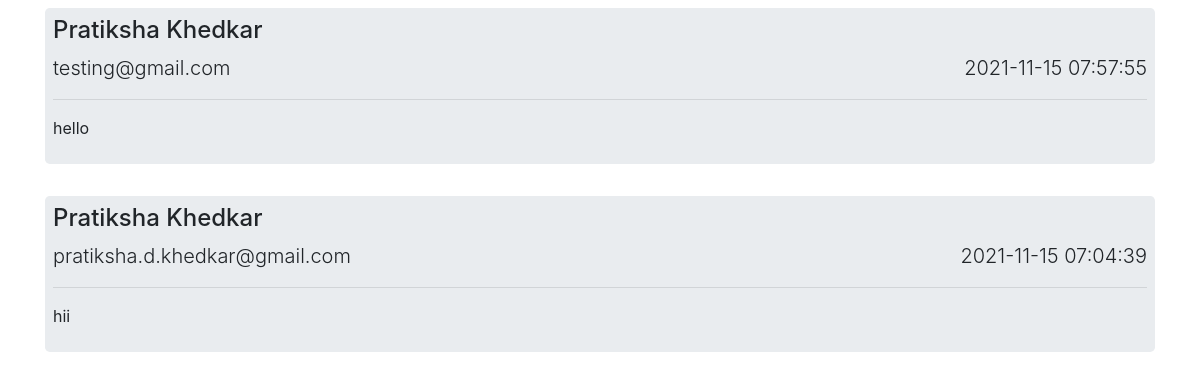
Screenshot of /display.php with the database file from the repository.
### tables this page shows
CREATE TABLE `enquiry` (
  `id` int(11) NOT NULL,
  `name` varchar(255) NOT NULL,
  `email` varchar(255) NOT NULL,
  `msg` varchar(255) NOT NULL,
  `created_at` timestamp NOT NULL DEFAULT current_timestamp() ON UPDATE current_timestamp()
);

### display.php (the view, shortened to what this page needs)
<?php
include("connection.php");
?>
<!DOCTYPE html>
<html lang="en">
<head>
    <link rel="stylesheet" href="https://maxcdn.bootstrapcdn.com/bootstrap/4.0.0/css/bootstrap.min.css">
</head>
<body>
    <div class="container">
    <?php
    $sel=mysqli_query($conn,"select * from enquiry order by created_at desc");
    if(mysqli_num_rows($sel)>0){
        while($arr=mysqli_fetch_assoc($sel)){
    ?>
    <div class="jumbotron mt-2 p-2">
        <h4><?=$arr['name']?></h4>
        <p class="lead"><?=$arr['email']?><span class="float-right"><?=$arr['created_at']?></span></p>
        <hr class="mt-1">
        <p><?=$arr['msg']?></p>
    </div>
    <?php
        }
    }
    ?>
    </div>
</body>
</html>

### rows the page displays
enquiry: name "Pratiksha Khedkar", email "testing@gmail.com", created_at "2021-11-15 07:57:55", msg "hello"
enquiry: name "Pratiksha Khedkar", email "pratiksha.d.khedkar@gmail.com", created_at "2021-11-15 07:04:39", msg "hii"
